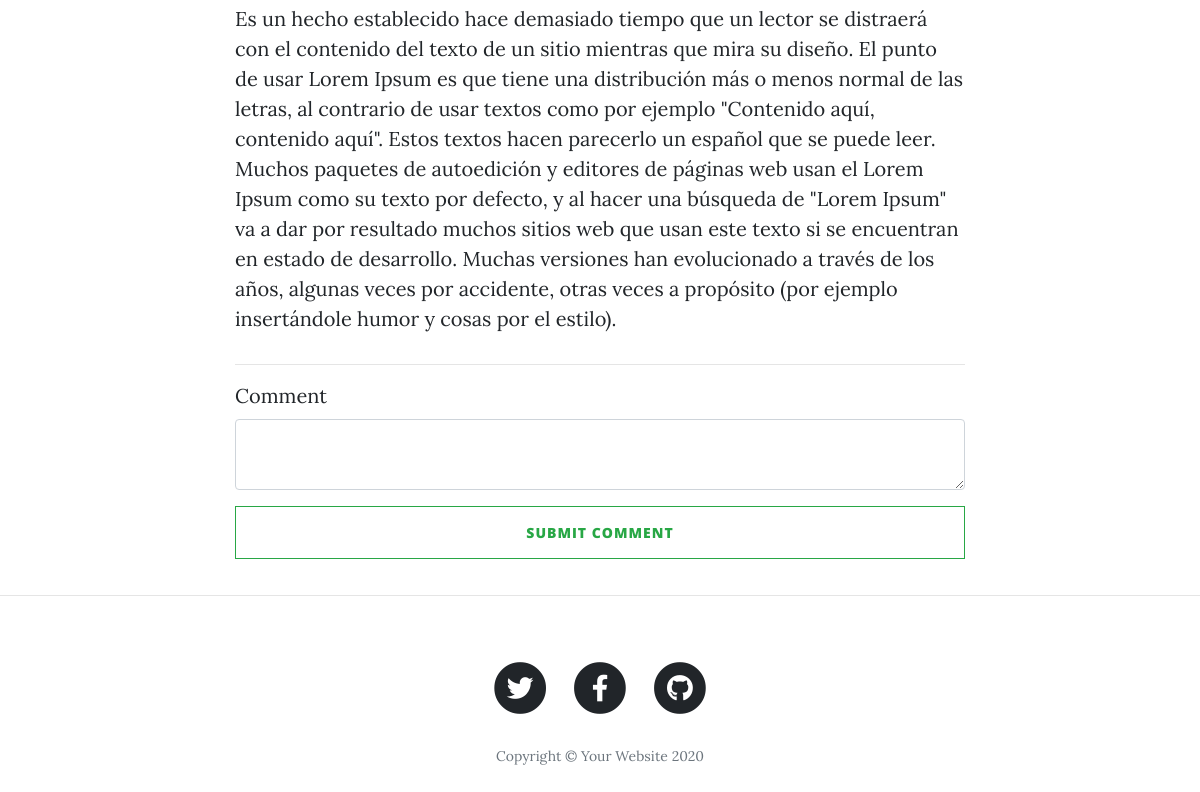
The page /post/2 (lower part) on the database as committed earlier.
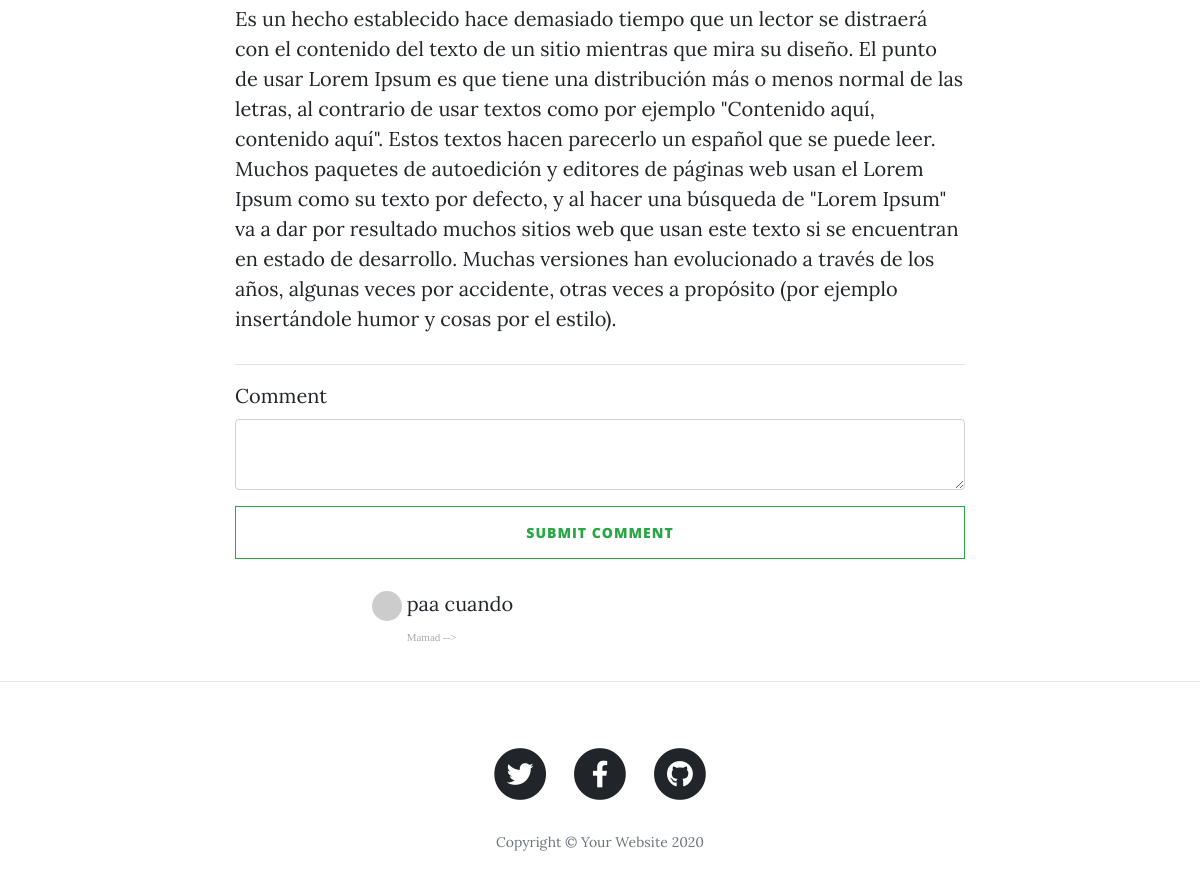
The same page on the database as committed later.
### main.py (models this page shows)
class BlogPost(db.Model):
    __tablename__ = "blog_posts"
    id = db.Column(db.Integer, primary_key=True)
    author_id = db.Column(db.Integer, db.ForeignKey("users.id"))
    author = relationship("User", back_populates="posts")
    title = db.Column(db.String(250), unique=True, nullable=False)
    subtitle = db.Column(db.String(250), nullable=False)
    date = db.Column(db.String(250), nullable=False)
    body = db.Column(db.Text, nullable=False)
    img_url = db.Column(db.String(250), nullable=False)
    comments = relationship("Comment", back_populates="parent_post")

class Comment(db.Model):
    __tablename__ = 'comments'
    id = db.Column(db.Integer, primary_key=True)
    author_id = db.Column(db.Integer, db.ForeignKey("users.id"))
    comment_author = relationship("User", back_populates="comments")
    post_id = db.Column(db.Integer, db.ForeignKey("blog_posts.id"))
    parent_post = relationship("BlogPost", back_populates="comments")
    text = db.Column(db.Text, nullable=False)

class User(UserMixin, db.Model):
    __tablename__ = 'users'
    id = db.Column(db.Integer, primary_key=True)
    email = db.Column(db.String(100), unique=True)
    password = db.Column(db.String(100))
    name = db.Column(db.String(100))
    posts = relationship("BlogPost", back_populates="author")
    comments = relationship("Comment", back_populates="comment_author")

### main.py (the view, shortened to what this page needs)
@app.route("/post/<int:post_id>", methods=["GET", "POST"])
def show_post(post_id):
    form = CommentForm()
    requested_post = BlogPost.query.get(post_id)
    return render_template("post.html", post=requested_post, form=form, current_user=current_user)

### forms.py
class CommentForm(FlaskForm):
    comment_text = CKEditorField("Comment", validators=[DataRequired()])
    submit = SubmitField('SUBMIT COMMENT')

### templates/post.html (shortened to what this page needs)
{% include "header.html" %}
{% import "bootstrap/wtf.html" as wtf %}
  <article>
    <div class="container">
      <div class="row">
        <div class="col-lg-8 col-md-10 mx-auto">
            {{ post.body|safe }}
          <hr>
            {{ wtf.quick_form(form, novalidate=True, button_map={'submit': 'outline-success  btn-block'}) }}
          <div class="col-lg-8 col-md-10 mx-auto comment">
                    {% for comment in post.comments: %}
                      <ul class="commentList">
                        <li>
                            <div class="commenterImage">
                              <img src="{{ comment.comment_author.email | gravatar }}"/>
                            </div>
                            <div class="commentText">
                              <p>{{ comment.text|safe }}</p>
                              <span class="date sub-text">{{ comment.comment_author.name }} --> </span>
                            </div>
                        </li>
                      </ul>
                    {% endfor %}
            </div>
          </div>
      </div>
    </div>
  </article>
  <hr>
{% include "footer.html" %}

### templates/header.html (shortened to what this page needs)
<!DOCTYPE html>
<html lang="en">
<head>
  <link href="{{ url_for('static', filename='vendor/bootstrap/css/bootstrap.min.css') }}" rel="stylesheet">
  <link href="{{ url_for('static', filename='vendor/fontawesome-free/css/all.min.css')}}" rel="stylesheet" type="text/css">
  <link href="{{ url_for('static', filename='css/clean-blog.min.css')}}" rel="stylesheet">
</head>
<body>

### templates/footer.html (shortened to what this page needs)
  <footer>
    <div class="container">
      <div class="row">
        <div class="col-lg-8 col-md-10 mx-auto">
          <ul class="list-inline text-center">
            <li class="list-inline-item">
              <a href="#">
                <span class="fa-stack fa-lg">
                  <i class="fas fa-circle fa-stack-2x"></i>
                  <i class="fab fa-twitter fa-stack-1x fa-inverse"></i>
                </span>
              </a>
            </li>
            <li class="list-inline-item">
              <a href="#">
                <span class="fa-stack fa-lg">
                  <i class="fas fa-circle fa-stack-2x"></i>
                  <i class="fab fa-facebook-f fa-stack-1x fa-inverse"></i>
                </span>
              </a>
            </li>
            <li class="list-inline-item">
              <a href="#">
                <span class="fa-stack fa-lg">
                  <i class="fas fa-circle fa-stack-2x"></i>
                  <i class="fab fa-github fa-stack-1x fa-inverse"></i>
                </span>
              </a>
            </li>
          </ul>
          <p class="copyright text-muted">Copyright &copy; Your Website 2020</p>
        </div>
      </div>
    </div>
  </footer>

Rows that differ between the two databases and show on the page:
added Comment: text "paa cuando", comment_author.name "Mamad"
